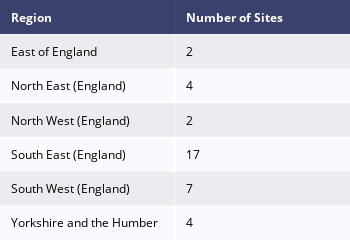

Source (notebook cell):
### Code cell
# create table figure for count of sites in each region
# group by region


site_region_count=ts_df_geo.groupby(['NUTS_NAME'])
# creat count column
site_region_count=pd.DataFrame(site_region_count['site'].nunique()).reset_index()
# rename for visualisation
site_region_count= site_region_count.rename(columns={'NUTS_NAME': 'Region', 'site':'Number of Sites'})

# create table
fig= ff .create_table(site_region_count)
fig.update_layout(autosize=False,
    width=350,
    height=200,)
fig.show()

# pathlib.Path(f"./images/").mkdir(parents=True, exist_ok=True)
# fig.write_image("./images/train_site_count_table.png", scale=2)

### Figure 1 — Plotly figure (JSON) as saved in the notebook; plotly's stock layout.template omitted (floating-point values rounded to 4 significant figures)
{"data": [{"colorscale": [[0, "#00083e"], [0.5, "#ededee"], [1, "#ffffff"]], "hoverinfo": "none", "opacity": 0.75, "showscale": false, "type": "heatmap", "z": [[0, 0], [0.5, 0.5], [1, 1], [0.5, 0.5], [1, 1], [0.5, 0.5], [1, 1]]}], "layout": {"annotations": [{"align": "left", "font": {"color": "#ffffff"}, "showarrow": false, "text": "<b>Region</b>", "x": -0.45, "xanchor": "left", "xref": "x", "y": 0, "yref": "y"}, {"align": "left", "font": {"color": "#ffffff"}, "showarrow": false, "text": "<b>Number of Sites</b>", "x": 0.55, "xanchor": "left", "xref": "x", "y": 0, "yref": "y"}, {"align": "left", "font": {"color": "#000000"}, "showarrow": false, "text": "East of England", "x": -0.45, "xanchor": "left", "xref": "x", "y": 1, "yref": "y"}, {"align": "left", "font": {"color": "#000000"}, "showarrow": false, "text": "2", "x": 0.55, "xanchor": "left", "xref": "x", "y": 1, "yref": "y"}, {"align": "left", "font": {"color": "#000000"}, "showarrow": false, "text": "North East (England)", "x": -0.45, "xanchor": "left", "xref": "x", "y": 2, "yref": "y"}, {"align": "left", "font": {"color": "#000000"}, "showarrow": false, "text": "4", "x": 0.55, "xanchor": "left", "xref": "x", "y": 2, "yref": "y"}, {"align": "left", "font": {"color": "#000000"}, "showarrow": false, "text": "North West (England)", "x": -0.45, "xanchor": "left", "xref": "x", "y": 3, "yref": "y"}, {"align": "left", "font": {"color": "#000000"}, "showarrow": false, "text": "2", "x": 0.55, "xanchor": "left", "xref": "x", "y": 3, "yref": "y"}, {"align": "left", "font": {"color": "#000000"}, "showarrow": false, "text": "South East (England)", "x": -0.45, "xanchor": "left", "xref": "x", "y": 4, "yref": "y"}, {"align": "left", "font": {"color": "#000000"}, "showarrow": false, "text": "17", "x": 0.55, "xanchor": "left", "xref": "x", "y": 4, "yref": "y"}, {"align": "left", "font": {"color": "#000000"}, "showarrow": false, "text": "South West (England)", "x": -0.45, "xanchor": "left", "xref": "x", "y": 5, "yref": "y"}, {"align": "left", "font": {"color": "#000000"}, "showarrow": false, "text": "7", "x": 0.55, "xanchor": "left", "xref": "x", "y": 5, "yref": "y"}, {"align": "left", "font": {"color": "#000000"}, "showarrow": false, "text": "Yorkshire and the Humber", "x": -0.45, "xanchor": "left", "xref": "x", "y": 6, "yref": "y"}, {"align": "left", "font": {"color": "#000000"}, "showarrow": false, "text": "4", "x": 0.55, "xanchor": "left", "xref": "x", "y": 6, "yref": "y"}], "autosize": false, "height": 200, "margin": {"b": 0, "l": 0, "r": 0, "t": 0}, "width": 350, "xaxis": {"dtick": 1, "gridwidth": 2, "showticklabels": false, "tick0": -0.5, "ticks": "", "zeroline": false}, "yaxis": {"autorange": "reversed", "dtick": 1, "gridwidth": 2, "showticklabels": false, "tick0": 0.5, "ticks": "", "zeroline": false}}}
